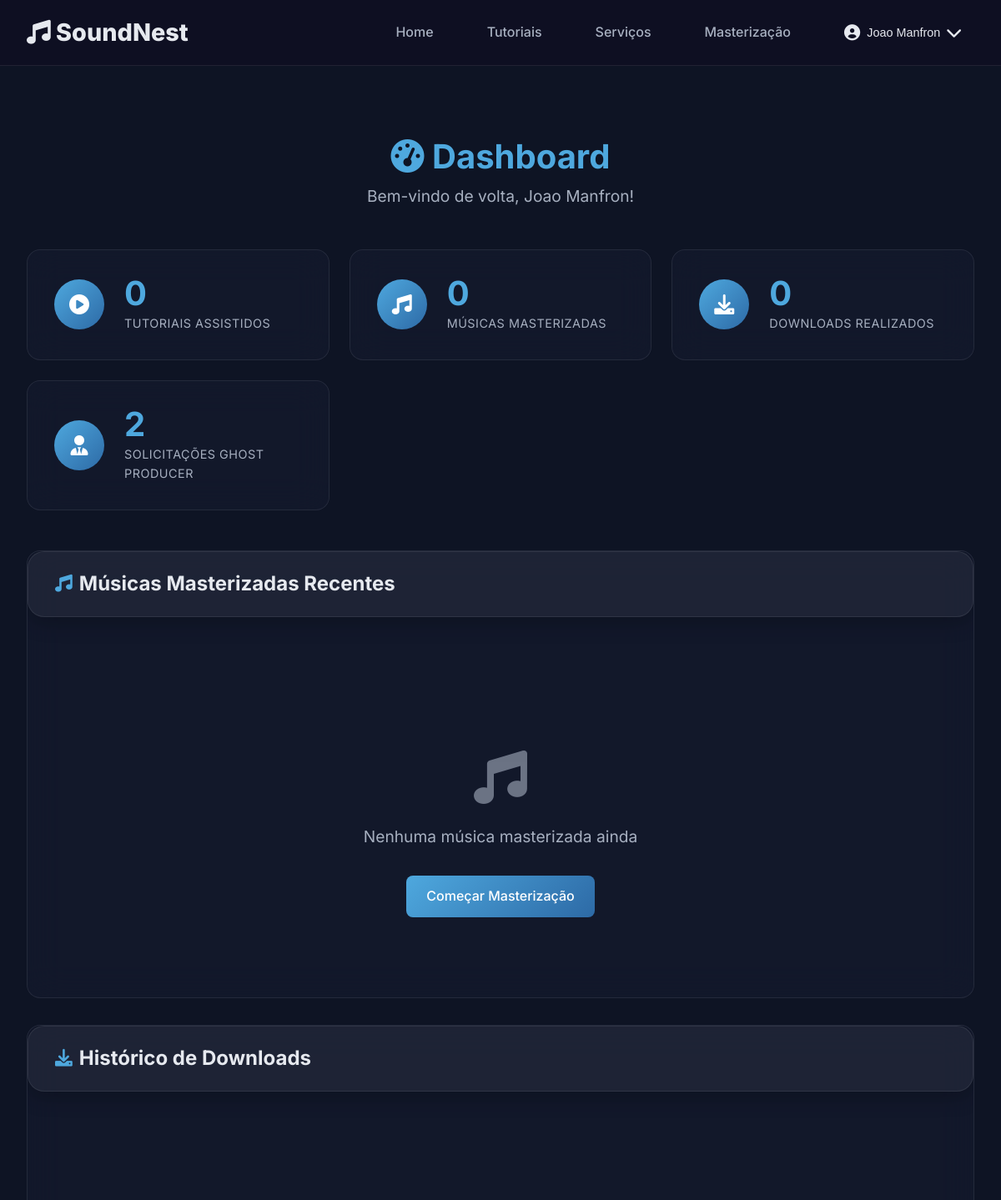
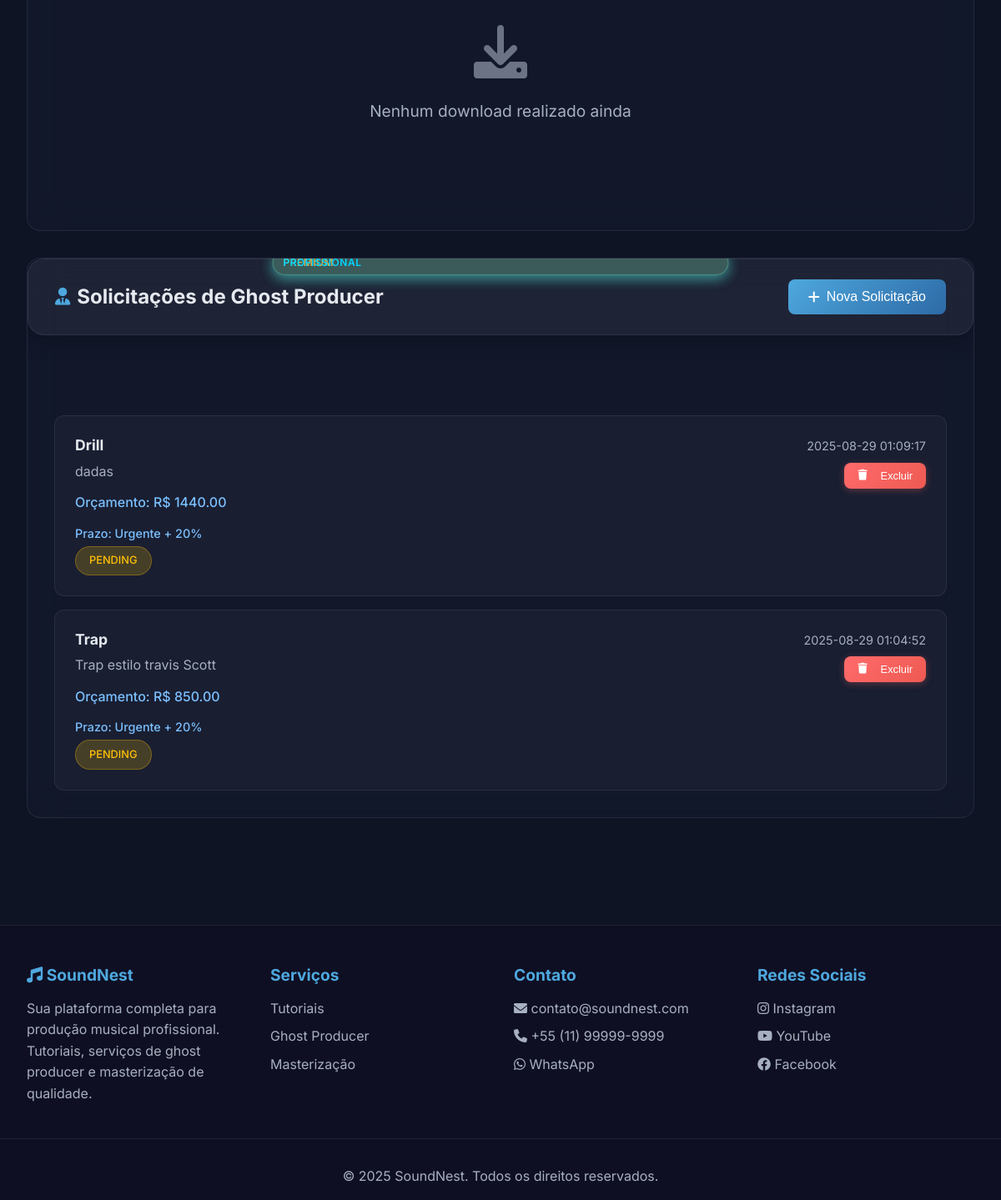
The app's page /dashboard (signed in) with its own data (2 pictures, top to bottom).
### tables this page shows
CREATE TABLE users (
                    id INTEGER PRIMARY KEY AUTOINCREMENT,
                    nome TEXT NOT NULL,
                    email TEXT UNIQUE NOT NULL,
                    senha_hash TEXT NOT NULL
                );

CREATE TABLE ghost_producer_requests (
                    id INTEGER PRIMARY KEY AUTOINCREMENT,
                    user_id INTEGER NOT NULL,
                    package TEXT NOT NULL,
                    genre TEXT NOT NULL,
                    description TEXT,
                    budget REAL,
                    deadline TEXT,
                    status TEXT DEFAULT 'pending',
                    created_at TIMESTAMP DEFAULT CURRENT_TIMESTAMP,
                    completed_at TIMESTAMP,
                    FOREIGN KEY (user_id) REFERENCES users (id)
                );

### app.py (the view)
@app.route('/dashboard')
@login_required_custom
def dashboard():
    try:
        print(f"=== INÍCIO DA ROTA DASHBOARD ===")
        print(f"Usuário atual: {current_user}")
        print(f"ID do usuário: {current_user.id}")
        print(f"Usuário autenticado: {current_user.is_authenticated}")
        print("Chamando get_user_dashboard_data...")
        user_data = get_user_dashboard_data(current_user.id)
        if user_data is None:
            print("❌ ERRO: get_user_dashboard_data retornou None")
            flash('Erro ao carregar dados do dashboard.', 'error')
            return redirect(url_for('home'))
        print(f"✅ Dados do dashboard carregados: {user_data}")
        print("Renderizando template...")
        result = render_template('dashboard.html', dashboard_data=user_data)
        print("✅ Template renderizado com sucesso!")
        print(f"Tamanho do resultado: {len(result)} caracteres")
        return result
    except Exception as e:
        print(f"❌ ERRO NA ROTA DASHBOARD: {str(e)}")
        import traceback
        print(f"Traceback completo:\n{traceback.format_exc()}")
        flash('Erro interno ao carregar dashboard. Tente novamente.', 'error')
        return redirect(url_for('home'))

### app.py (called while the page is built)
def get_user_by_id(user_id):
    try:
        conn = sqlite3.connect('users.db')
        cursor = conn.cursor()
        cursor.execute('SELECT * FROM users WHERE id = ?', (user_id,))
        user_data = cursor.fetchone()
        conn.close()
        if user_data:
            return User(user_data[0], user_data[1], user_data[2], user_data[3])
        return None
    except Exception as e:
        print(f"Erro ao buscar usuário por ID: {str(e)}")
        return None

@login_manager.user_loader
def load_user(user_id):
    try:
        return get_user_by_id(int(user_id))
    except Exception as e:
        print(f"Erro no load_user: {str(e)}")
        return None

def login_required_custom(f):
    @wraps(f)
    def decorated_function(*args, **kwargs):
        try:
            if not current_user or not hasattr(current_user, 'is_authenticated') or not current_user.is_authenticated:
                flash('Você precisa estar logado para acessar esta página.', 'error')
                return redirect(url_for('login'))
            return f(*args, **kwargs)
        except Exception as e:
            print(f"Erro no decorator de login: {str(e)}")
            flash('Erro de autenticação. Tente fazer login novamente.', 'error')
            return redirect(url_for('login'))
    return decorated_function

### templates/dashboard.html (shortened to what this page needs)
{% extends "base.html" %}
{% block content %}
<div class="dashboard-container">
    <div class="dashboard-header">
        <h1><i class="fas fa-tachometer-alt"></i> Dashboard</h1>
        {% if current_user and current_user.is_authenticated %}
        <p class="welcome-message">Bem-vindo de volta, {{ current_user.nome }}!</p>
        {% else %}
        <p class="welcome-message">Dashboard do Sistema</p>
        {% endif %}
    </div>
    <div class="stats-grid">
        <div class="stat-card">
            <div class="stat-icon">
                <i class="fas fa-play-circle"></i>
            </div>
            <div class="stat-content">
                <h3>{{ dashboard_data.tutorials_watched }}</h3>
                <p>Tutoriais Assistidos</p>
            </div>
        </div>
        <div class="stat-card">
            <div class="stat-icon">
                <i class="fas fa-music"></i>
            </div>
            <div class="stat-content">
                <h3>{{ dashboard_data.mastered_songs }}</h3>
                <p>Músicas Masterizadas</p>
            </div>
        </div>
        <div class="stat-card">
            <div class="stat-icon">
                <i class="fas fa-download"></i>
            </div>
            <div class="stat-content">
                <h3>{{ dashboard_data.downloads|length }}</h3>
                <p>Downloads Realizados</p>
            </div>
        </div>
        <div class="stat-card">
            <div class="stat-icon">
                <i class="fas fa-user-tie"></i>
            </div>
            <div class="stat-content">
                <h3>{{ dashboard_data.ghost_requests|length }}</h3>
                <p>Solicitações Ghost Producer</p>
            </div>
        </div>
    </div>
    <div class="dashboard-sections">
        <div class="dashboard-section">
            <div class="section-header">
                <h2><i class="fas fa-music"></i> Músicas Masterizadas Recentes</h2>
            </div>
            <div class="section-content">
                {% if dashboard_data.recent_masters %}
                    <div class="masters-list">
                        {% for master in dashboard_data.recent_masters %}
                        <div class="master-item">
                            <div class="master-info">
                                <h4>{{ master[0]|replace('_', ' ')|title if master[0] else 'Arquivo não especificado' }}</h4>
                                <p class="master-date">{{ master[2] if master[2] else 'Data não disponível' }}</p>
                                <span class="status-badge status-{{ master[3] if master[3] else 'pending' }}">{{ (master[3] if master[3] else 'pending')|title }}</span>
                            </div>
                            <div class="master-actions">
                                {% if master[1] %}
                                <a href="{{ url_for('download', filename=master[1]) }}" class="btn btn-primary btn-sm">
                                    <i class="fas fa-download"></i> Download
                                </a>
                                {% else %}
                                <span class="btn btn-secondary btn-sm disabled">
                                    <i class="fas fa-exclamation-triangle"></i> Arquivo não disponível
                                </span>
                                {% endif %}
                            </div>
                        </div>
                        {% endfor %}
                    </div>
                {% else %}
                    <div class="empty-state">
                        <i class="fas fa-music"></i>
                        <p>Nenhuma música masterizada ainda</p>
                        <a href="{{ url_for('masterizacao') }}" class="btn btn-primary">Começar Masterização</a>
                    </div>
                {% endif %}
            </div>
        </div>
        <div class="dashboard-section">
            <div class="section-header">
                <h2><i class="fas fa-download"></i> Histórico de Downloads</h2>
            </div>
            <div class="section-content">
                {% if dashboard_data.downloads %}
                    <div class="downloads-list">
                        {% for download in dashboard_data.downloads %}
                        <div class="download-item">
                            <div class="download-info">
                                <h4>{{ download[1]|replace('_', ' ')|title if download[1] else 'Arquivo não especificado' }}</h4>
                                <p class="download-date">{{ download[2] if download[2] else 'Data não disponível' }}</p>
                                <span class="file-type-badge">{{ download[0]|title if download[0] else 'Tipo não especificado' }}</span>
                            </div>
                        </div>
                        {% endfor %}
                    </div>
                {% else %}
                    <div class="empty-state">
                        <i class="fas fa-download"></i>
                        <p>Nenhum download realizado ainda</p>
                    </div>
                {% endif %}
            </div>
        </div>
        <div class="dashboard-section">
            <div class="section-header">
                <h2><i class="fas fa-user-tie"></i> Solicitações de Ghost Producer</h2>
                <button class="btn btn-primary" onclick="openGhostProducerModal()">
                    <i class="fas fa-plus"></i> Nova Solicitação
                </button>
            </div>
            <div class="section-content">
                {% if dashboard_data.ghost_requests %}
                    <div class="ghost-requests-list">
                        {% for request in dashboard_data.ghost_requests %}
                        <div class="ghost-request-item" data-request-id="{{ request[0] }}">
                            <div class="request-info">
                                {% if request|length >= 9 %}
                                    <div class="request-header">
                                        <h4>{{ request[2]|title if request[2] else 'Gênero não especificado' }}</h4>
                                        <span class="package-badge package-{{ request[1] }}">{{ request[1]|title if request[1] else 'Pacote' }}</span>
                                    </div>
                                    <p class="request-description">{{ request[3] if request[3] else 'Descrição não fornecida' }}</p>
                                    {% if request[4] and request[4] != 'None' %}
                                    <p class="request-budget">Orçamento: R$ {{ "%.2f"|format(request[4]|float) }}</p>
                                    {% endif %}
                                    {% if request[5] and request[5] == 'urgent' %}
                                    <p class="request-deadline">
                                        Prazo: Urgente + 20%
                                    </p>
                                    {% elif request[5] and request[5] != 'None' %}
                                    <p class="request-deadline">Prazo: {{ request[5]|title }}</p>
                                    {% endif %}
                                    <span class="status-badge status-{{ request[6] }}">{{ request[6]|title if request[6] else 'Pendente' }}</span>
                                {% endif %}
                            </div>
                            <div class="request-actions">
                                <div class="request-date">
                                    {% if request|length >= 9 %}
                                        <p>{{ request[7] if request[7] and request[7] != 'None' else 'Data não disponível' }}</p>
                                    {% else %}
                                        <p>{{ request[5] if request[5] and request[5] != 'None' else 'Data não disponível' }}</p>
                                    {% endif %}
                                </div>
                                <button class="btn btn-danger btn-sm" onclick="deleteGhostRequest({{ request[0] }})">
                                    <i class="fas fa-trash"></i> Excluir
                                </button>
                            </div>
                        </div>
                        {% endfor %}
                    </div>
                {% else %}
                    <div class="empty-state">
                        <i class="fas fa-user-tie"></i>
                        <p>Nenhuma solicitação de ghost producer</p>
                    </div>
                {% endif %}
            </div>
        </div>
    </div>
</div>
{% endblock %}

### templates/base.html (shortened to what this page needs)
<!DOCTYPE html>
<html lang="pt-BR">
<head>
    <link rel="stylesheet" href="{{ url_for('static', filename='style.css') }}">
    <link rel="stylesheet" href="https://cdnjs.cloudflare.com/ajax/libs/font-awesome/6.0.0/css/all.min.css">
</head>
<body>
    <nav class="navbar">
        <div class="navbar-container">
            <a href="{{ url_for('home') }}" class="navbar-brand">
                <i class="fas fa-music"></i> SoundNest
            </a>
            <ul class="navbar-nav">
                <li><a href="{{ url_for('home') }}" class="nav-link">Home</a></li>
                <li><a href="{{ url_for('tutoriais') }}" class="nav-link">Tutoriais</a></li>
                {% if current_user.is_authenticated %}
                    <li><a href="{{ url_for('servicos') }}" class="nav-link">Serviços</a></li>
                    <li><a href="{{ url_for('masterizacao') }}" class="nav-link">Masterização</a></li>
                    <li class="user-menu">
                        <div class="user-dropdown">
                            <button class="user-dropdown-toggle">
                                <i class="fas fa-user-circle"></i>
                                <span class="user-name">{{ current_user.nome if current_user and current_user.nome else 'Usuário' }}</span>
                                <i class="fas fa-chevron-down"></i>
                            </button>
                        </div>
                    </li>
                {% else %}
                    <li><a href="{{ url_for('login') }}" class="btn btn-secondary">Login</a></li>
                    <li><a href="{{ url_for('cadastro') }}" class="btn btn-primary">Cadastro</a></li>
                {% endif %}
            </ul>
        </div>
    </nav>
    <main class="main-content">
        {% block content %}{% endblock %}
    </main>
    <footer class="footer">
        <div class="footer-content">
            <div class="footer-section">
                <h3><i class="fas fa-music"></i> SoundNest</h3>
                <p>Sua plataforma completa para produção musical profissional. Tutoriais, serviços de ghost producer e masterização de qualidade.</p>
            </div>
            <div class="footer-section">
                <h3>Serviços</h3>
                <p><a href="{{ url_for('tutoriais') }}">Tutoriais</a></p>
                <p><a href="{{ url_for('servicos') }}">Ghost Producer</a></p>
                <p><a href="{{ url_for('masterizacao') }}">Masterização</a></p>
            </div>
            <div class="footer-section">
                <h3>Contato</h3>
                <p><i class="fas fa-envelope"></i> contato@soundnest.com</p>
                <p><i class="fas fa-phone"></i> +55 (11) 99999-9999</p>
                <p><i class="fab fa-whatsapp"></i> WhatsApp</p>
            </div>
            <div class="footer-section">
                <h3>Redes Sociais</h3>
                <p><a href="#"><i class="fab fa-instagram"></i> Instagram</a></p>
                <p><a href="#"><i class="fab fa-youtube"></i> YouTube</a></p>
                <p><a href="#"><i class="fab fa-facebook"></i> Facebook</a></p>
            </div>
        </div>
        <div class="footer-bottom">
            <p>&copy; 2025 SoundNest. Todos os direitos reservados.</p>
        </div>
    </footer>
</body>
</html>

### records on screen
users: nome "Joao Manfron"
ghost_producer_requests: genre "Drill", package "PREMIUM", description "dadas", budget "1440.00", deadline "Prazo: Urgente + 20%", status "PENDING", created_at "2025-08-29 01:09:17"
ghost_producer_requests: genre "Trap", package "PROFISSIONAL", description "Trap estilo travis Scott", budget "850.00", deadline "Prazo: Urgente + 20%", status "PENDING", created_at "2025-08-29 01:04:52"

### other values on screen
{{ dashboard_data.tutorials_watched }} "0"
{{ dashboard_data.mastered_songs }} "0"
{{ dashboard_data.downloads|length }} "0"
{{ dashboard_data.ghost_requests|length }} "2"
